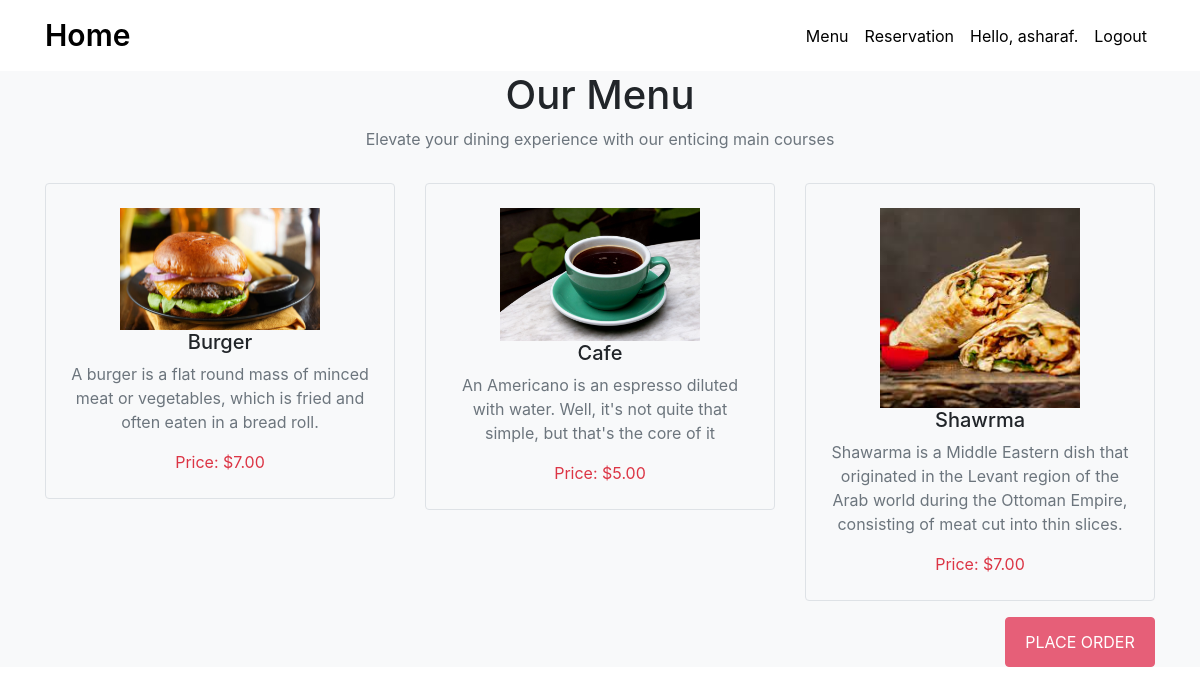
The app's page /menu/ (signed in) with its own data.
### menu/models.py (models this page shows, shortened)
class MenuItem(models.Model):
    name = models.CharField(max_length=255)
    category = models.ForeignKey(Category, on_delete=models.CASCADE)
    description = models.TextField()
    price = models.DecimalField(max_digits=10, decimal_places=2, default=0.0)
    image = models.ImageField(upload_to='menu_images/', null=True, blank=True)

### menu/views.py (the view)
# urls.py: path('menu/', menu_view, name='menu'),
def menu_view(request):
    menu_items = MenuItem.objects.all()
    return render(request, 'menu/menu.html', {'menu_items': menu_items})

### menu/templates/menu/menu.html (shortened to what this page needs)
{% extends 'menu/base.html' %}
{% load static %}
{% block content %}
<section class="Menu bg-light" id="Menu">
    <div class="container">
        <div class="row mb-3">
            <div class="col-md-6 m-auto text-center">
                <h1>Our Menu</h1>
                <p class="text-muted">Elevate your dining experience with our enticing main courses</p>
            </div>
        </div>
        <div class="row">
            {% for item in menu_items %}
            <div class="col-lg-4 col-md-6 mb-3">
                <div class="Menu-box text-center border rounded rounded p-4">
                    {% if item.image %}
                    <img src="{{ item.image.url }}" width="200" alt="{{ item.name }}">
                    {% endif %}
                    <h5> {{ item.name }} </h5>
                    <p class="text-muted">{{ item.description }}</p>
                    <div class="price"> Price: ${{ item.price }} </div>
                </div>
            </div>
            {% endfor %}
            <div class="col-lg-12 text-right">
                <button type="submit" value="Place order" class="rounded text-center"> <a style="color: white; text-decoration: none;" href="{% url 'order_view' %}">Place order</a></button>
            </div>
        </div>
    </div>
</section>
{% endblock content %}

### menu/templates/menu/base.html (shortened to what this page needs)
{% load static %}
<!DOCTYPE html>
<html>
<head>
    <link rel="stylesheet" href="{% static 'css/bootstrap.min.css' %}">
    <link rel="stylesheet" href="{% static 'css/style.css' %}">
    <link rel="stylesheet" href="{% static 'css/all.min.css' %}">
</head>
<body>
    <nav class="navbar navbar-expand-lg navbar-light">
        <div class="container">
            <a class="navbar-brand" href="{% url 'home' %}">Home</a>
            <div class="collapse navbar-collapse" id="navbarSupportedContent">
                <ul class="navbar-nav ml-auto">
                    <li class="nav-item">
                        <a class="nav-link" href="{% url 'menu' %}">Menu</a>
                    </li>
                    <li class="nav-item">
                        <a class="nav-link" href="{% url 'reserve_table' %}">Reservation</a>
                    </li>
                    {% if user.is_authenticated %}
                    <li class="nav-item">
                        <a class="nav-link"> Hello, {{ user.username }}. </a>
                    </li>
                    <li class="nav-item">
                        <a class="nav-link" href="{% url 'logout' %}"> Logout </a>
                    {% endif %}
                </ul>
            </div>
        </div>
    </nav>
    <div>{% block content %} {% endblock content %}</div>
</body>
</html>

### menu/static/css/style.css (style rules this page uses)
nav { width: 100%; background-color: #fff; }
.navbar-light .navbar-brand { color: #000; }
.navbar-light .navbar-nav .nav-link { color: #000; }
.navbar-brand { font-size: 30px; font-weight: 600; }
.Menu button { background-color: #e65f78; border: 1px solid #e65f78; padding: 12px; width: 150px; color: #fff; text-transform: uppercase; }
.price { color: #dc3545; }

### records on screen
MenuItem: image (picture), name "Burger", description "A burger is a flat round mass of minced meat or vegetables, which is fried and often eaten in a bread roll.", price "7.00"
MenuItem: image (picture), name "Cafe", description "An Americano is an espresso diluted with water. Well, it's not quite that simple, but that's the core of it", price "5.00"
MenuItem: image (picture), name "Shawrma", description "Shawarma is a Middle Eastern dish that originated in the Levant region of the Arab world during the Ottoman Empire, consisting of meat cut into thin slices.", price "7.00"

### other values on screen
{{ user.username }} "asharaf"
